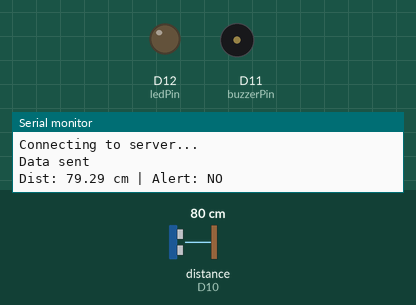
Simulated run of this sketch. Board: Arduino Uno R4 WiFi. Parts: output pins drawn as LEDs (lit = HIGH), buzzer (waves = sounding), the last lines printed to the serial monitor. Wiring (inferred from the names in the program): ultrasonic range finder: trigger D9; echo D10. The test bench sets the inputs (shaded band); at power-on: distance to the obstacle (sensor on D10) 80 cm. The echo pulse lasts 58.3 µs per cm; WiFi joins after 1.5 s; servers stay silent unless stated; pins used as bus, display or sensor lines are not drawn.

Above: at 7.7 s.
7.8 s: distance to the obstacle (sensor on D10) set to 35 cm
9.3 s: distance to the obstacle (sensor on D10) set to 29 cm
At 9.8 s:
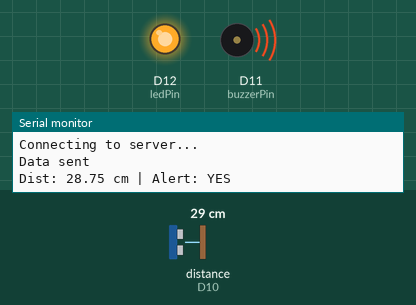
10.8 s: distance to the obstacle (sensor on D10) set to 60 cm
At 12.0 s:
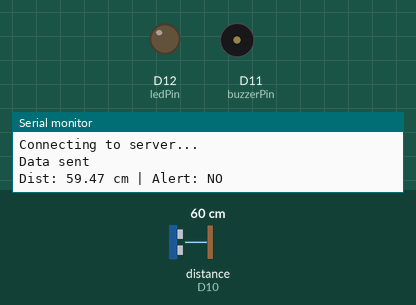
12.3 s: distance to the obstacle (sensor on D10) set to 2 cm
At 13.2 s:
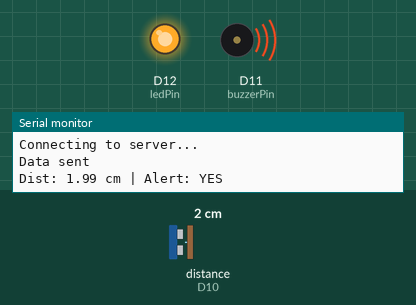
Timing chart, 0 to 14.8 s (numbered marks = the images above; inputs shaded):
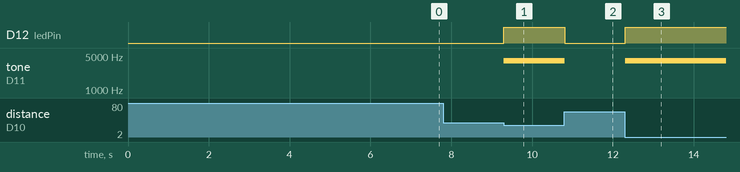

The sketch:

movement_scanner.ino
```cpp
// Movement Scanner Arduino Code (Uno R4 WiFi)
#include <WiFiS3.h> // Use WiFiS3 for Uno R4 WiFi

// ---------------------------------------------------------------------------
// 1. WIFI CONFIGURATION
// ---------------------------------------------------------------------------
const char ssid[] = "ComLab314";        // Change your network SSID
const char pass[] = "#Ramswifi";    // Change your network password

// 2. SERVER CONFIGURATION
// IMPORTANT: Use your computer's local IP address (e.g., 192.168.1.5), NOT "localhost"
IPAddress server(192, 168, 35, 246);
const int port = 80;

WiFiClient client;

// ---------------------------------------------------------------------------
// 3. HARDWARE PIN CONFIGURATION
// ---------------------------------------------------------------------------
const int trigPin = 9;
const int echoPin = 10;
const int buzzerPin = 11;
const int ledPin = 12;

const int ALERT_DISTANCE = 30; // Threshold in cm
unsigned long lastSendTime = 0;
const long interval = 500;    // Send data every 1 second

// ---------------------------------------------------------------------------
// SETUP
// ---------------------------------------------------------------------------
void setup() {
  Serial.begin(9600);
  while (!Serial) {
    ; // wait for serial port to connect
  }

  // Pin Modes
  pinMode(trigPin, OUTPUT);
  pinMode(echoPin, INPUT);
  pinMode(buzzerPin, OUTPUT);
  pinMode(ledPin, OUTPUT);

  // Initial state
  digitalWrite(buzzerPin, LOW);
  digitalWrite(ledPin, LOW);

  // WiFi Connection
  if (WiFi.status() == WL_NO_MODULE) {
    Serial.println("Communication with WiFi module failed!");
    while (true);
  }

  String fv = WiFi.firmwareVersion();
  if (fv < WIFI_FIRMWARE_LATEST_VERSION) {
    Serial.println("Please upgrade the firmware");
  }

  Serial.print("Connecting to WiFi: ");
  Serial.println(ssid);

  while (WiFi.status() != WL_CONNECTED) {
    WiFi.begin(ssid, pass);
    Serial.print(".");
    delay(5000);
  }

  Serial.println("\nConnected to WiFi");
  printWifiStatus();
}

// ---------------------------------------------------------------------------
// LOOP
// ---------------------------------------------------------------------------
void loop() {
  long duration;
  float distance;
  bool alert = false;

  // 1. Read Sensor
  digitalWrite(trigPin, LOW);
  delayMicroseconds(2);
  digitalWrite(trigPin, HIGH);
  delayMicroseconds(10);
  digitalWrite(trigPin, LOW);
  duration = pulseIn(echoPin, HIGH);
  distance = duration * 0.034 / 2;

  // 2. Handle Alert
  if (distance > 0 && distance < ALERT_DISTANCE) {
    // Gamit tayo ng tone() para sure na tutunog kahit Passive Buzzer
    tone(buzzerPin, 4000);
    digitalWrite(ledPin, HIGH);
    alert = true;
  } else {
    // Patayin ang tone
    noTone(buzzerPin);
    digitalWrite(ledPin, LOW);
    alert = false;
  }

// 3. Send Data to Server (Throttled)
  if (millis() - lastSendTime > interval) {
    lastSendTime = millis();

    // ETO YUNG FIX: Check muna kung valid ang distance
    // Kapag 0 o kaya lampas 400 (depende sa sensor, minsan 999 ang error), WAG i-send.
    if (distance > 0 && distance < 400) {
        sendDataToServer(distance, alert);

        Serial.print("Dist: ");
        Serial.print(distance);
        Serial.print(" cm | Alert: ");
        Serial.println(alert ? "YES" : "NO");
    } else {
        Serial.println("Error reading (Ignored)");
    }
  }
}

// ---------------------------------------------------------------------------
// HELPER FUNCTIONS
// ---------------------------------------------------------------------------
void sendDataToServer(float dist, bool alert) {
  if (client.connect(server, port)) {
    Serial.println("Connecting to server...");

    // Prepare Post Data
    String postData = "action=store&distance=" + String(dist) + "&alert=" + String(alert ? 1 : 0);

    // Send HTTP POST Request
    client.println("POST /movement_scanner/api.php HTTP/1.1");
    client.print("Host: "); client.println(server); // Sometimes needed
    client.println("Content-Type: application/x-www-form-urlencoded");
    client.print("Content-Length: ");
    client.println(postData.length());
    client.println();
    client.print(postData);
    /*
    while(client.connected() || client.available()) {
      if(client.available()) {
        String line = client.readStringUntil('\n');
        Serial.println(line);
      }
    }
    */
    client.stop();
    Serial.println("Data sent");
  } else {
    Serial.println("Connection to server failed");
  }
}

void printWifiStatus() {
  Serial.print("SSID: ");
  Serial.println(WiFi.SSID());
  IPAddress ip = WiFi.localIP();
  Serial.print("IP Address: ");
  Serial.println(ip);
}
```

Measured:
- the behaviour switches between 31 and 30 cm on distance to the obstacle (sensor on D10) (found by bisection; images 0 and 1)
- after the input at 9.3 s, D12 (ledPin): LOW → HIGH at once; tone on D11 (buzzerPin): silent → 4000 Hz at once
- after the input at 10.8 s, D12 (ledPin): HIGH → LOW at once; tone on D11 (buzzerPin): 4000 Hz → silent at once
- after the input at 12.3 s, D12 (ledPin): LOW → HIGH at once; tone on D11 (buzzerPin): silent → 4000 Hz at once
